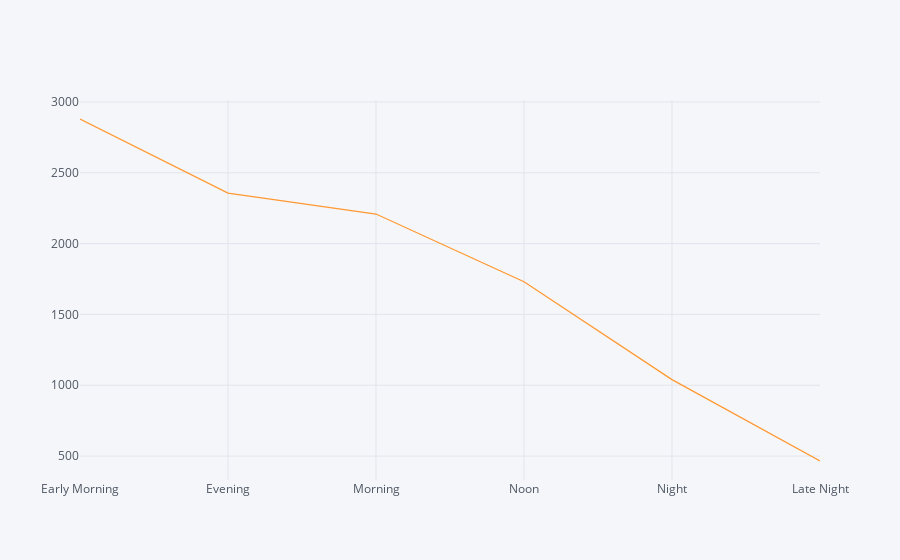

The code cell stored with this chart in its notebook:
### Code cell
data['Dep_Time_hour'].apply(flight_dep_time).value_counts().iplot()

### Figure 1 — Plotly figure (JSON) as saved in the notebook; plotly's stock layout.template omitted (floating-point values rounded to 4 significant figures)
{"data": [{"line": {"color": "rgba(255, 153, 51, 1.0)", "dash": "solid", "shape": "linear", "width": 1.3}, "mode": "lines", "name": "count", "text": "", "type": "scatter", "x": ["Early Morning", "Evening", "Morning", "Noon", "Night", "Late Night"], "y": [2880, 2357, 2209, 1731, 1040, 465]}], "layout": {"autosize": true, "legend": {"bgcolor": "#F5F6F9", "font": {"color": "#4D5663"}}, "paper_bgcolor": "#F5F6F9", "plot_bgcolor": "#F5F6F9", "title": {"font": {"color": "#4D5663"}}, "xaxis": {"autorange": true, "gridcolor": "#E1E5ED", "range": [0, 5], "showgrid": true, "tickfont": {"color": "#4D5663"}, "title": {"font": {"color": "#4D5663"}, "text": ""}, "type": "category", "zerolinecolor": "#E1E5ED"}, "yaxis": {"autorange": true, "gridcolor": "#E1E5ED", "range": [330.8, 3014.0], "showgrid": true, "tickfont": {"color": "#4D5663"}, "title": {"font": {"color": "#4D5663"}, "text": ""}, "type": "linear", "zerolinecolor": "#E1E5ED"}}}
